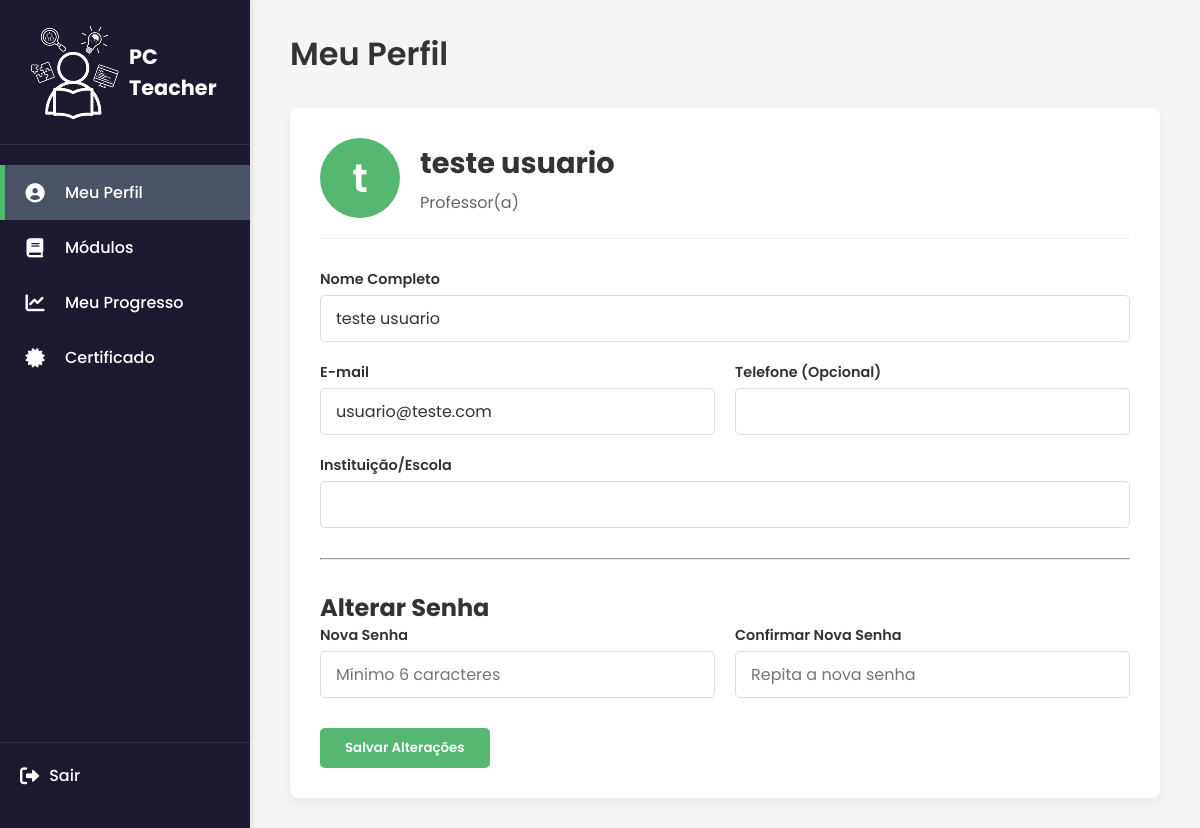
The page /perfil (signed in) on the database its author committed.
### app.py (models this page shows, shortened)
class Usuario(db.Model):
    id = db.Column(db.Integer, primary_key=True)
    nome = db.Column(db.String(100), nullable=False)
    email = db.Column(db.String(100), unique=True, nullable=False)
    senha_hash = db.Column(db.String(128), nullable=False)
    instituicao = db.Column(db.String(100), default='')
    telefone = db.Column(db.String(20), default='')
    cargo = db.Column(db.String(100), default='Professor(a)')
    progresso = db.relationship('Progresso', backref='usuario', lazy=True, uselist=False)

### app.py (the view, shortened to what this page needs)
@app.route('/perfil', methods=['GET', 'POST'])
@requires_auth
def perfil():
    usuario = usuario_logado()
    return render_template('perfil.html', user=usuario)

### app.py (called while the page is built)
def usuario_logado():
    if 'usuario_id' in session:
        return db.session.get(Usuario, session['usuario_id'])
    return None

def requires_auth(func):
    @wraps(func)
    def wrapper(*args, **kwargs):
        if not usuario_logado():
            flash('Você precisa estar logado para acessar esta página.', 'warning')
            return redirect(url_for('login'))
        return func(*args, **kwargs)
    return wrapper

### templates/perfil.html (shortened to what this page needs)
<!DOCTYPE html>
<html lang="pt-BR">
<head>
    <link rel="stylesheet" href="https://cdnjs.cloudflare.com/ajax/libs/font-awesome/6.0.0-beta3/css/all.min.css">
    <link rel="stylesheet" href="{{ url_for('static', filename='css/dashboard.css') }}">
    <link rel="stylesheet" href="{{ url_for('static', filename='css/perfil.css') }}">
</head>
<body>
    <div class="dashboard-layout">
        <aside class="sidebar" id="sidebar">
            <div class="sidebar-header">
                <img src="{{ url_for('static', filename='img/logo-black.png') }}" alt="Professores ensinando">
                <span class="title">PC Teacher</span>
            </div>
            <nav class="sidebar-nav">
                <a href="{{ url_for('perfil') }}" class="sidebar-item active">
                    <i class="fas fa-user-circle"></i> Meu Perfil
                </a>
                <a href="{{ url_for('modulos') }}" class="sidebar-item">
                    <i class="fas fa-book"></i> Módulos
                </a>
                <a href="{{ url_for('progresso') }}" class="sidebar-item">
                    <i class="fas fa-chart-line"></i> Meu Progresso
                </a>
                <a href="{{ url_for('certificado') }}" class="sidebar-item">
                    <i class="fas fa-certificate"></i> Certificado
                </a>
            </nav>
            <a href="{{ url_for('logout') }}" class="sidebar-footer">
                <i class="fas fa-sign-out-alt"></i> Sair
            </a>
        </aside>
        <main class="main-content">
            <h1>Meu Perfil</h1>
            <div class="profile-container">
                <div class="profile-header">
                    <div class="profile-avatar">
                        {{ user.nome[0] if user.nome else 'P' }}
                    </div>
                    <div class="profile-info">
                        <h2>{{ user.nome if user.nome else 'Professor(a)' }}</h2>
                        <p>{{ user.cargo if user.cargo else 'Sem Cargo Definido' }}</p>
                    </div>
                </div>
                <form class="profile-form" method="POST" action="{{ url_for('perfil') }}">
                    <div class="form-group">
                        <label for="name">Nome Completo</label>
                        <input type="text" id="name" name="name" value="{{ user.nome }}" required>
                    </div>
                    <div class="form-group grid-2-cols">
                        <div>
                            <label for="email">E-mail</label>
                            <input type="email" id="email" name="email" value="{{ user.email }}" required>
                        </div>
                        <div>
                            <label for="phone">Telefone (Opcional)</label>
                            <input type="text" id="phone" name="phone" value="{{ user.telefone }}">
                        </div>
                    </div>
                    <div class="form-group">
                        <label for="institution">Instituição/Escola</label>
                        <input type="text" id="institution" name="institution" value="{{ user.instituicao }}">
                    </div>
                    <hr style="margin: 30px 0; border-color: #eee;">
                    <h2>Alterar Senha</h2>
                    <div class="form-group grid-2-cols">
                        <div>
                            <label for="new-password">Nova Senha</label>
                            <input type="password" id="new-password" name="new_password" placeholder="Mínimo 6 caracteres">
                        </div>
                        <div>
                            <label for="confirm-password">Confirmar Nova Senha</label>
                            <input type="password" id="confirm-password" name="confirm_password" placeholder="Repita a nova senha">
                        </div>
                    </div>
                    <button type="submit" class="btn-save">Salvar Alterações</button>
                </form>
            </div>
        </main>
    </div>
</body>
</html>

### static/css/dashboard.css (style rules this page uses)
:root { --color-dark-blue: #1F192F; --color-light-gray: #F5F5F5; --color-text-light: #fff; --color-text-dark: #333; --color-green: #55B770; --color-active-sidebar: #4A5364; --font-family: 'Poppins', sans-serif; }
* { margin: 0; padding: 0; box-sizing: border-box; font-family: var(--font-family); color: var(--color-text-dark); }
body { background-color: var(--color-light-gray); overflow-x: hidden; }
.dashboard-layout { display: flex; min-height: 100vh; }
.sidebar { width: 250px; background-color: var(--color-dark-blue); color: var(--color-text-light); position: fixed; height: 100%; display: flex; flex-direction: column; padding: 20px 0; box-shadow: 2px 0 5px rgba(0, 0, 0, 0.1); z-index: 1000; }
.sidebar-header { display: flex; align-items: center; padding: 0 20px 20px; margin-bottom: 20px; border-bottom: 1px solid rgba(255, 255, 255, 0.1); }
.sidebar-header .title { font-size: 1.3rem; font-weight: 700; color: var(--color-text-light); }
.sidebar-item { display: flex; align-items: center; padding: 15px 20px; text-decoration: none; color: var(--color-text-light); transition: background-color 0.2s; font-size: 1rem; font-weight: 500; }
.sidebar-item.active { background-color: var(--color-active-sidebar); border-left: 5px solid var(--color-green); padding-left: 15px; }
.sidebar-item i { width: 30px; text-align: center; font-size: 1.2rem; margin-right: 15px; color: var(--color-text-light); }
.sidebar-footer { margin-top: auto; padding: 20px; border-top: 1px solid rgba(255, 255, 255, 0.1); display: flex; align-items: center; text-decoration: none; color: var(--color-text-light); font-weight: 500; }
.sidebar-footer i { font-size: 1.2rem; margin-right: 10px; color: var(--color-text-light); }
.main-content { margin-left: 250px; flex-grow: 1; padding: 30px 40px; }
.main-content h1 { font-size: 2rem; font-weight: 600; margin-bottom: 30px; color: var(--color-text-dark); }

### static/css/perfil.css (style rules this page uses)
.profile-container { background-color: white; padding: 30px; border-radius: 8px; box-shadow: 0 4px 10px rgba(0, 0, 0, 0.05); max-width: 1000px; margin-top: 20px; }
.profile-header { display: flex; align-items: center; margin-bottom: 30px; padding-bottom: 20px; border-bottom: 1px solid #eee; }
.profile-avatar { width: 80px; height: 80px; border-radius: 50%; background-color: var(--color-green); display: flex; justify-content: center; align-items: center; margin-right: 20px; font-size: 2.5rem; color: var(--color-text-light); font-weight: 600; }
.profile-info h2 { font-size: 1.8rem; color: var(--color-text-dark); margin-bottom: 5px; }
.profile-info p { font-size: 1rem; color: #666; }
.profile-form .form-group { margin-bottom: 20px; }
.profile-form label { display: block; font-size: 0.9rem; color: var(--color-text-dark); font-weight: 600; margin-bottom: 5px; }
.profile-form input[type="text"], .profile-form input[type="email"], .profile-form input[type="password"] { width: 100%; padding: 10px 15px; border: 1px solid #ddd; border-radius: 5px; font-size: 1rem; transition: border-color 0.3s; }
.profile-form .grid-2-cols { display: grid; grid-template-columns: 1fr 1fr; gap: 20px; }
.btn-save { display: inline-block; background-color: var(--color-green); color: var(--color-text-light); padding: 10px 25px; border: none; border-radius: 5px; font-weight: 600; cursor: pointer; transition: background-color 0.3s; margin-top: 10px; }

### rows shown on the page
Usuario: nome "t", nome "teste usuario", cargo "Professor(a)", name "teste usuario", email "usuario@teste.com"
